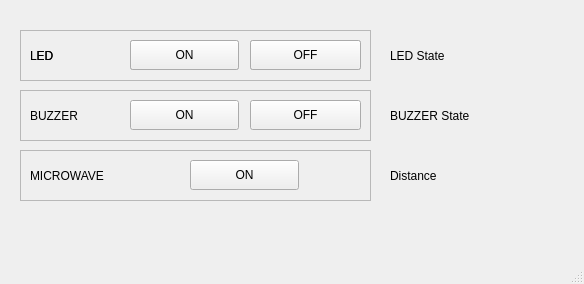
<?xml version="1.0" encoding="UTF-8"?>
<ui version="4.0">
 <class>MainWindow</class>
 <widget class="QMainWindow" name="MainWindow">
  <property name="geometry">
   <rect>
    <x>0</x>
    <y>0</y>
    <width>584</width>
    <height>284</height>
   </rect>
  </property>
  <property name="windowTitle">
   <string>MainWindow</string>
  </property>
  <widget class="QWidget" name="centralwidget">
   <widget class="QFrame" name="frame">
    <property name="geometry">
     <rect>
      <x>20</x>
      <y>30</y>
      <width>351</width>
      <height>51</height>
     </rect>
    </property>
    <property name="frameShape">
     <enum>QFrame::StyledPanel</enum>
    </property>
    <property name="frameShadow">
     <enum>QFrame::Raised</enum>
    </property>
    <widget class="QPushButton" name="pushButton">
     <property name="geometry">
      <rect>
       <x>110</x>
       <y>10</y>
       <width>109</width>
       <height>30</height>
      </rect>
     </property>
     <property name="text">
      <string>PushButton</string>
     </property>
    </widget>
    <widget class="QPushButton" name="pushButton_2">
     <property name="geometry">
      <rect>
       <x>230</x>
       <y>10</y>
       <width>111</width>
       <height>30</height>
      </rect>
     </property>
     <property name="text">
      <string>PushButton</string>
     </property>
    </widget>
    <widget class="QLabel" name="label">
     <property name="geometry">
      <rect>
       <x>10</x>
       <y>10</y>
       <width>81</width>
       <height>31</height>
      </rect>
     </property>
     <property name="text">
      <string>LED</string>
     </property>
    </widget>
    <widget class="QFrame" name="frame_2">
     <property name="geometry">
      <rect>
       <x>0</x>
       <y>0</y>
       <width>351</width>
       <height>51</height>
      </rect>
     </property>
     <property name="frameShape">
      <enum>QFrame::StyledPanel</enum>
     </property>
     <property name="frameShadow">
      <enum>QFrame::Raised</enum>
     </property>
     <widget class="QPushButton" name="btnLED_ON">
      <property name="geometry">
       <rect>
        <x>110</x>
        <y>10</y>
        <width>109</width>
        <height>30</height>
       </rect>
      </property>
      <property name="text">
       <string>ON</string>
      </property>
     </widget>
     <widget class="QPushButton" name="btnLED_OFF">
      <property name="geometry">
       <rect>
        <x>230</x>
        <y>10</y>
        <width>111</width>
        <height>30</height>
       </rect>
      </property>
      <property name="text">
       <string>OFF</string>
      </property>
     </widget>
     <widget class="QLabel" name="label_2">
      <property name="geometry">
       <rect>
        <x>10</x>
        <y>10</y>
        <width>81</width>
        <height>31</height>
       </rect>
      </property>
      <property name="text">
       <string>LED</string>
      </property>
     </widget>
    </widget>
   </widget>
   <widget class="QFrame" name="frame_3">
    <property name="geometry">
     <rect>
      <x>20</x>
      <y>90</y>
      <width>351</width>
      <height>51</height>
     </rect>
    </property>
    <property name="frameShape">
     <enum>QFrame::StyledPanel</enum>
    </property>
    <property name="frameShadow">
     <enum>QFrame::Raised</enum>
    </property>
    <widget class="QPushButton" name="btnBUZZER_ON">
     <property name="geometry">
      <rect>
       <x>110</x>
       <y>10</y>
       <width>109</width>
       <height>30</height>
      </rect>
     </property>
     <property name="text">
      <string>ON</string>
     </property>
    </widget>
    <widget class="QPushButton" name="btnBUZZER_OFF">
     <property name="geometry">
      <rect>
       <x>230</x>
       <y>10</y>
       <width>111</width>
       <height>30</height>
      </rect>
     </property>
     <property name="text">
      <string>OFF</string>
     </property>
    </widget>
    <widget class="QLabel" name="label_3">
     <property name="geometry">
      <rect>
       <x>10</x>
       <y>10</y>
       <width>81</width>
       <height>31</height>
      </rect>
     </property>
     <property name="text">
      <string>BUZZER</string>
     </property>
    </widget>
   </widget>
   <widget class="QLabel" name="lbledst">
    <property name="geometry">
     <rect>
      <x>390</x>
      <y>30</y>
      <width>71</width>
      <height>51</height>
     </rect>
    </property>
    <property name="text">
     <string>LED State</string>
    </property>
   </widget>
   <widget class="QLabel" name="lbbuzzerst">
    <property name="geometry">
     <rect>
      <x>390</x>
      <y>90</y>
      <width>111</width>
      <height>51</height>
     </rect>
    </property>
    <property name="text">
     <string>BUZZER State</string>
    </property>
   </widget>
   <widget class="QLabel" name="lblwavest">
    <property name="geometry">
     <rect>
      <x>390</x>
      <y>150</y>
      <width>141</width>
      <height>51</height>
     </rect>
    </property>
    <property name="text">
     <string>Distance</string>
    </property>
   </widget>
   <widget class="QFrame" name="frame_4">
    <property name="geometry">
     <rect>
      <x>20</x>
      <y>150</y>
      <width>351</width>
      <height>51</height>
     </rect>
    </property>
    <property name="frameShape">
     <enum>QFrame::StyledPanel</enum>
    </property>
    <property name="frameShadow">
     <enum>QFrame::Raised</enum>
    </property>
    <widget class="QPushButton" name="btnWAVE_ON">
     <property name="geometry">
      <rect>
       <x>170</x>
       <y>10</y>
       <width>109</width>
       <height>30</height>
      </rect>
     </property>
     <property name="text">
      <string>ON</string>
     </property>
    </widget>
    <widget class="QLabel" name="label_5">
     <property name="geometry">
      <rect>
       <x>10</x>
       <y>10</y>
       <width>91</width>
       <height>31</height>
      </rect>
     </property>
     <property name="text">
      <string>MICROWAVE</string>
     </property>
    </widget>
   </widget>
  </widget>
  <widget class="QMenuBar" name="menubar">
   <property name="geometry">
    <rect>
     <x>0</x>
     <y>0</y>
     <width>584</width>
     <height>27</height>
    </rect>
   </property>
  </widget>
  <widget class="QStatusBar" name="statusbar"/>
 </widget>
 <resources/>
 <connections/>
</ui>
